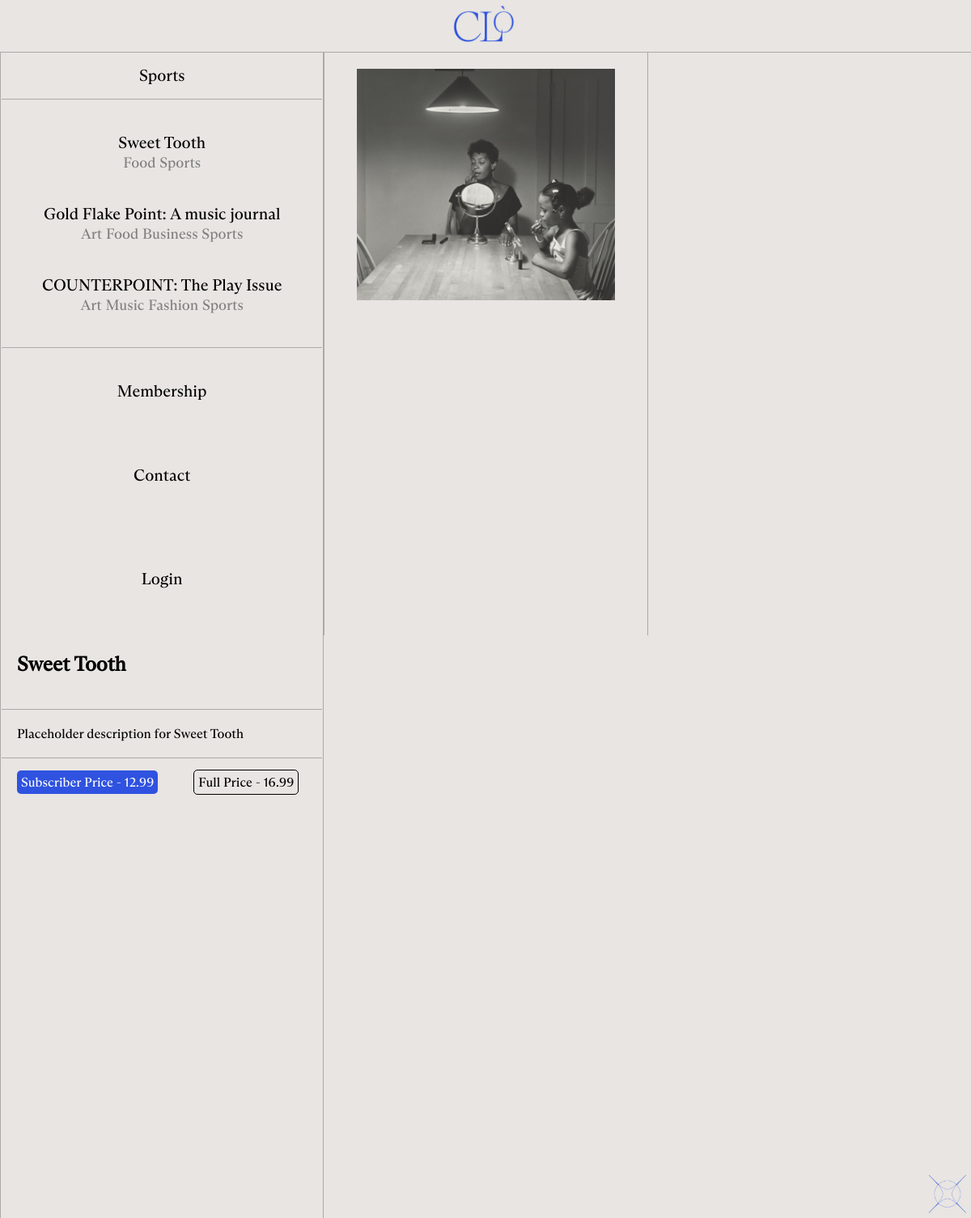
Page /category/sports/ on the committed database.
### magportal/models.py (models this page shows, shortened)
class Category(models.Model):
    CategoryID = models.AutoField(primary_key=True)
    Slug = models.SlugField(unique=True, null = True)
    Name = models.CharField(max_length=30)
    Mags = models.ManyToManyField('Magazine', blank = True)
    def __str__(self):
        return self.Name
    """To be added:
    Slug field for URLs
    """

class Magazine(models.Model):
    MagazineID = models.AutoField(primary_key=True)
    Slug = models.SlugField(unique=True, null=True)
    Name = models.CharField(max_length=50)
    Description = models.CharField(max_length=800)
    Image = models.ImageField(upload_to='magazine_images', blank=True)
    Date = models.DateField()
    URL = models.URLField(blank=True)
    Categories = models.ManyToManyField('Category', blank=True)
    Discount = models.CharField(unique=True, null=True, max_length=10)
    Price = models.DecimalField(max_digits=5, decimal_places=2)
    DiscountPrice = models.DecimalField(max_digits=5, decimal_places=2)
    """
    Stuff to be added:
    Issues class? (Many to one) - price, discountprice, discount code, image, url?

    """

### magportal/views.py (the view)
# urls.py: path('category/<slug:category_Name_Slug>/', views.browse_category, name='browse_category'),
def browse_category(request, category_Name_Slug):
    context_dict = {}
    try:
        cat = Category.objects.get(Slug = category_Name_Slug)
        magazine_list = cat.Mags.order_by('-Date')
        context_dict['results'] = magazine_list
        category_list = Category.objects.all()
        context_dict['cats'] = category_list
        context_dict['cat'] = cat
    except Category.DoesNotExist:
        return render(request, 'magportal/magazines.html')
    return render(request, 'magportal/magazines.html', context_dict)

### template/magportal/magazines.html (shortened to what this page needs)
{% extends 'magportal/base.html' %}
{% load static %}
{% block head_block %}
<link href="{% static '/css/mags.css' %}" rel="stylesheet">
{% endblock %}
{% block body_block %}
  <div class="nav-third third-div">
    <div class="dropdown">
      {% if cat %}
        <button onclick="myFunction()" class="dropbtn">{{cat}}</button>
      {% else %}
        <button onclick="myFunction()" class="dropbtn">Select Category</button>
      {% endif %}
    </div>
    <hr>
    <div class="mag-scroll">
    {% for result in results %}
      <a class="name" href="{{ result.URL }}" onmouseover = 'show("{{forloop.counter}}")'>{{ result.Name }}<br>
      {% for cat in result.Categories.all %}
        <span style="font-size: 18px; color: grey;">{{ cat }}</span>
      {% endfor %}
      </a>
    {% endfor %}
    </div>
    <hr>
    {% if user.is_authenticated %}
    <div class="dropdown">
      <span><a href="{% url 'magportal:membership' %}">Membership</a></span>
      <div class="dropdown-content">
        <a href="{% url 'magportal:edit_profile' user.get_username|slugify %}">My Profile</a>
        <a href="{% url 'magportal:view_profile' user.get_username|slugify %}">My Magazines</a>
      </div>
    </div>
    <a href="{% url 'magportal:logout' %}" class="login-btn">Logout</a>
    {% else %}
    <div class="dropdown">
      <span><a href="{% url 'magportal:login' %}">Membership</a></span>
    </div>
    <a href="{% url 'magportal:contact' %}">Contact</a><br>
    <a href="{% url 'magportal:login' %}">Login</a>
    {% endif %}
  </div>
  <div class="third-div" style="position: relative">
    {% for result in results %}
      <img class="mag-img" src="{{ result.Image.url }}" id="img{{forloop.counter}}"/>
    {% endfor %}
  </div>
    <div class="third-div">
    {% for result in results %}
      <span id="desc{{forloop.counter}}" class="mag-desc">
        <h1>{{result.Name}}</h1>
        <br>
        <hr>
        <p>{{result.Description}}</p>
        <hr>
        <br>
        <a href="#" class="blu-btn">Subscriber Price - {{result.DiscountPrice}}</a>
        <a href="#" class="clear-btn"> Full Price - {{result.Price}}</a>
        <br>
        <br>
        <br>
      </span>
    {% endfor %}
    </div>
{% endblock %}

### static/css/base.css (style rules this page uses)
body { background-color: #E8E5E2; padding:0; margin:0; }
html { height: 100%; font-family: ABCArizona; }
.third-div { width:33.2%; min-height: 100%; height: fit-content; border-left: 1px solid #abaaa8; border-right: 1px solid #abaaa8; float: left; }
.nav-third { font-size: 20px; text-align: center; }
.nav-third a { margin: 40px; display: block; text-decoration: none; color: black; }
hr { border: 0; height: 1px; background-color: #abaaa8; margin: 1px; }
.blu-btn { background-color: #2F52E0; color: white; border-radius: 5px; border: 0px; margin: 20px; padding: 5px; text-decoration: none; cursor: pointer; }
.dropdown { position: relative; display: inline-block; width: 100%; }

### static/css/mags.css (style rules this page uses)
.dropbtn { padding: 16px; font-size: 20px; border: none; cursor: pointer; background-color: transparent; font-family:ABCArizona; }
.mag-img { max-width: 80%; display: none; margin: auto; padding-top: 20px; }
.mag-desc { display: none; }
.mag-desc h1 { font-size: 25px; margin: 20px; }
.mag-desc p { margin: 20px; }
.clear-btn { color: black; border-radius: 5px; border: 1px solid black; margin: 20px; padding: 5px; text-decoration: none; }
.mag-scroll { overflow-y: auto; max-height: 40vh; height: fit-content; }

### rows in the picture
Category: Name "Sports"
Magazine: Name "Sweet Tooth", Image (picture), Description "Placeholder description for Sweet Tooth", DiscountPrice "12.99", Price "16.99"
Category: Name "Food"
Magazine: Name "Gold Flake Point: A music journal"
Category: Name "Art"
Category: Name "Business"
Magazine: Name "COUNTERPOINT: The Play Issue"
Category: Name "Music"
Category: Name "Fashion"
